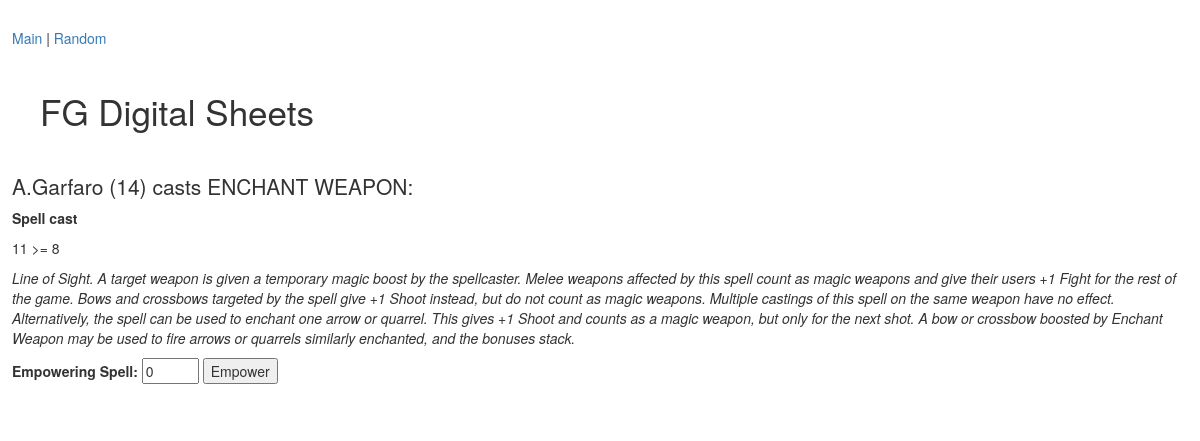
Page /cast_spell/2 on the committed database.
### tables this page shows
CREATE TABLE "minis" (
	`type`	INTEGER,
	`name`	TEXT,
	`list`	TEXT,
	`user`	TEXT,
	`M`	INTEGER,
	`F`	INTEGER,
	`S`	INTEGER,
	`A`	INTEGER,
	`W`	INTEGER,
	`H`	INTEGER,
	`cwp_name`	TEXT,
	`cwp_damage_mod`	INTEGER,
	`cwp_armour_mod`	INTEGER,
	`swp_name`	TEXT,
	`swp_range`	INTEGER,
	`swp_damage_mod`	INTEGER,
	`encounter_value`	INTEGER DEFAULT 0
);

CREATE TABLE `spells` (
	`mini_id`	INTEGER,
	`name`	TEXT,
	`cast_value`	INTEGER,
	`description`	TEXT
);

### frostgrave.py (the view, shortened to what this page needs)
@app.route('/cast_spell/<int:spell>')
def cast_spell(spell):
    s = get_spell(spell)
    m = get_stats(s[spell_fields.index('mini_id')])
    dice = random.randrange(20) + 1
    diff = s[spell_fields.index('cast_value')] - dice
    cast = False
    if diff <= 0:
        cast = True
    damage = 0
    return render_template('cast_results.html', spell=s, mini=m, dice=dice, cast=cast, damage=damage)

### frostgrave.py (called while the page is built)
def connect_db():
    rv = sqlite3.connect(app.config['DATABASE'])
    rv.row_factory = sqlite3.Row
    return rv

def get_db():
    if not hasattr(g, 'sqlite_db'):
        g.sqlite_db = connect_db()
    return g.sqlite_db

def get_stats(id):
    db = get_db()
    cur = db.execute("SELECT rowid, * FROM minis WHERE rowid={} AND user=\"{}\"".format(id, USER_ID))
    stats = cur.fetchall()
    if len(stats) == 1:
        return stats[0]
    else:
        print("Error retrieving min stats for id={} and user=\"{}\"".format(id, USER_ID))
        return None

def get_spell(spell):
    db = get_db()
    cur = db.execute("SELECT rowid, * FROM spells WHERE rowid={}".format(spell))
    spell = cur.fetchall()
    if len(spell) == 1:
        return spell[0]
    else:
        print("Error retrieving spell for id={} and user=\"{}\"".format(spell, USER_ID))
        return None

### templates/cast_results.html (shortened to what this page needs)
{% extends "layout.html" %}
{% block body %}
<h2>{{ mini.name }} ({{ mini.H }}) casts {{ spell.name }}:</h2>
{% if cast %}
    <p><b>Spell cast</b></p>
    <p>{{ dice }} >= {{ spell.cast_value }}</p>
    <p><i>{{ spell.description }}</i></p>
{% endif %}
<form action="{{ url_for('empowering_spell') }}" method=post>
    <label for="empowering">Empowering Spell:</label> <input type="number" id="empowering" name="empowering" min="0" max={{ mini.H }} value=0>
    <input type="submit" value="Empower">
</form>
{% endblock %}

### static/style.css (style rules this page uses)
body { font-size: 1.75em; }
h2 { font-size: 1.5em; }

### rows in the picture
minis: name "A.Garfaro", H "14"
spells: name "ENCHANT WEAPON", cast_value "8", description "Line of Sight. A target weapon is given a temporary magic boost by the spellcaster. Melee weapons affected by this spell count as magic weapons and give their users +1 Fight for the rest of the game. Bows and crossbows targeted by the spell give +1 Shoot instead, but do not count as magic weapons. Multiple castings of this spell on the same weapon have no effect. Alternatively, the spell can be used to enchant one arrow or quarrel. This gives +1 Shoot and counts as a magic weapon, but only for the next shot. A bow or crossbow boosted by Enchant Weapon may be used to fire arrows or quarrels similarly enchanted, and the bonuses stack."
